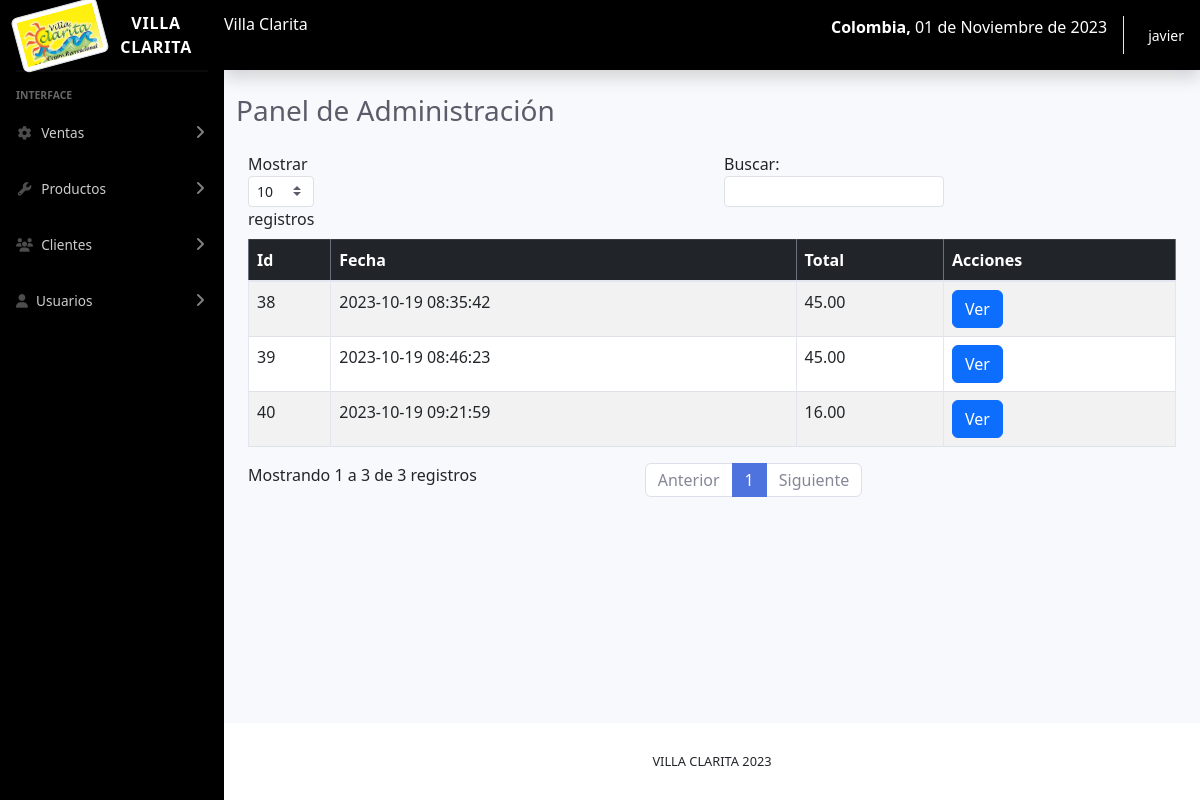
The app's page /sistema/ventas.php (signed in) with its own data.
### tables this page shows
CREATE TABLE `factura` (
  `nofactura` int(11) NOT NULL,
  `fecha` datetime NOT NULL DEFAULT current_timestamp(),
  `usuario` int(11) NOT NULL,
  `codcliente` int(11) NOT NULL,
  `totalfactura` decimal(10,2) NOT NULL,
  `estado` int(11) NOT NULL DEFAULT 1
);

### sistema/ventas.php (the view, shortened to what this page needs)
<?php include_once "includes/header.php"; ?>
<div class="container-fluid">
	<div class="d-sm-flex align-items-center justify-content-between mb-4">
		<h1 class="h3 mb-0 text-gray-800">Panel de Administración</h1>
	</div>
	<div class="row">
		<div class="col-lg-12">
			<div class="table-responsive container">
				<table class="table table-striped table-bordered" id="table">
					<thead class="table-dark">
						<tr>
							<th>Id</th>
							<th>Fecha</th>
							<th>Total</th>
							<th>Acciones</th>
						</tr>
					</thead>
					<tbody>
						<?php
						require "../conexion.php";
						$query = mysqli_query($conexion, "SELECT nofactura, fecha,codcliente, totalfactura, estado FROM factura ORDER BY nofactura DESC");
						$cli = mysqli_num_rows($query);
						if ($cli > 0) {
							while ($dato = mysqli_fetch_array($query)) {
						?>
								<tr>
									<td><?php echo $dato['nofactura']; ?></td>
									<td><?php echo $dato['fecha']; ?></td>
									<td><?php echo $dato['totalfactura']; ?></td>
									<td>
										<button type="button" class="btn btn-primary view_factura" cl="<?php echo $dato['codcliente'];  ?>" f="<?php echo $dato['nofactura']; ?>">Ver</button>
									</td>
								</tr>
						<?php }
						} ?>
					</tbody>
				</table>
			</div>
		</div>
	</div>
</div>
</div>
<?php include_once "includes/footer.php"; ?>

### records on screen
factura: nofactura "40", fecha "2023-10-19 09:21:59", totalfactura "16.00"
factura: nofactura "39", fecha "2023-10-19 08:46:23", totalfactura "45.00"
factura: nofactura "38", fecha "2023-10-19 08:35:42", totalfactura "45.00"

### other values on screen
fechaPeru() "01 de Noviembre de 2023"
$_SESSION['user'] "javier"
